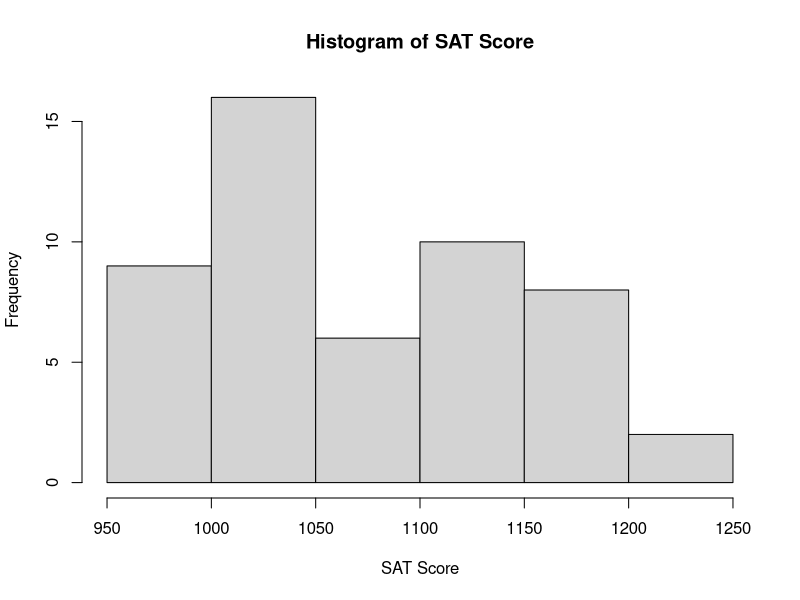
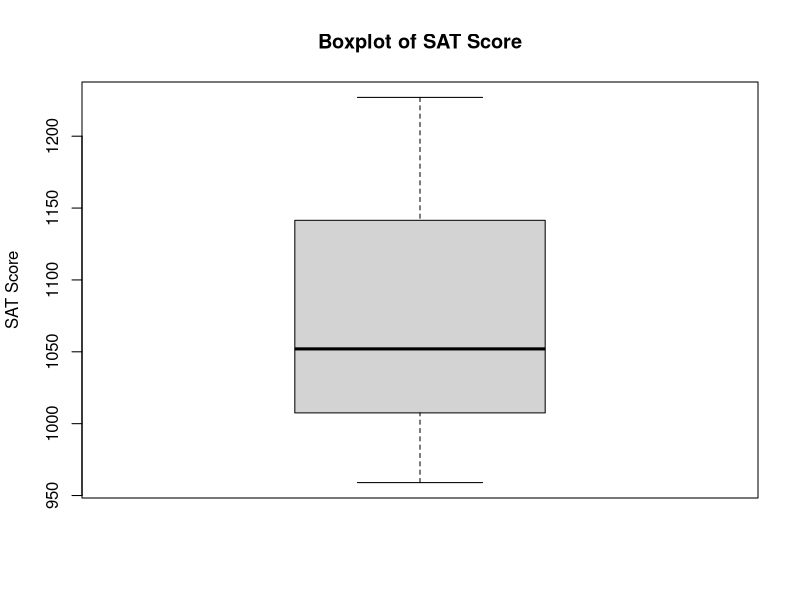
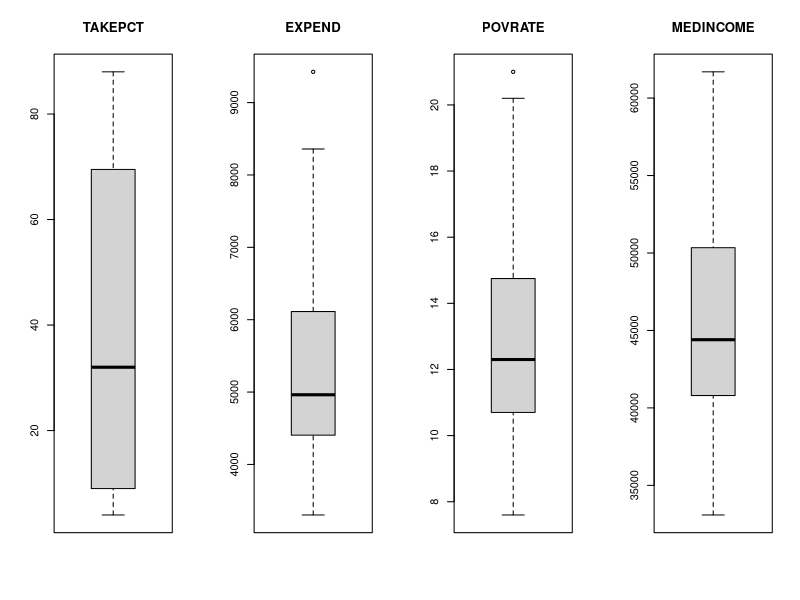
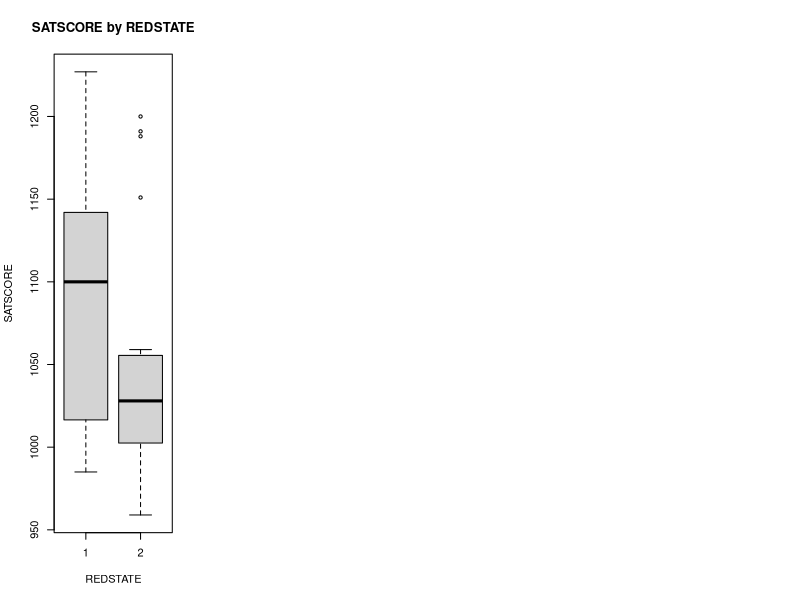
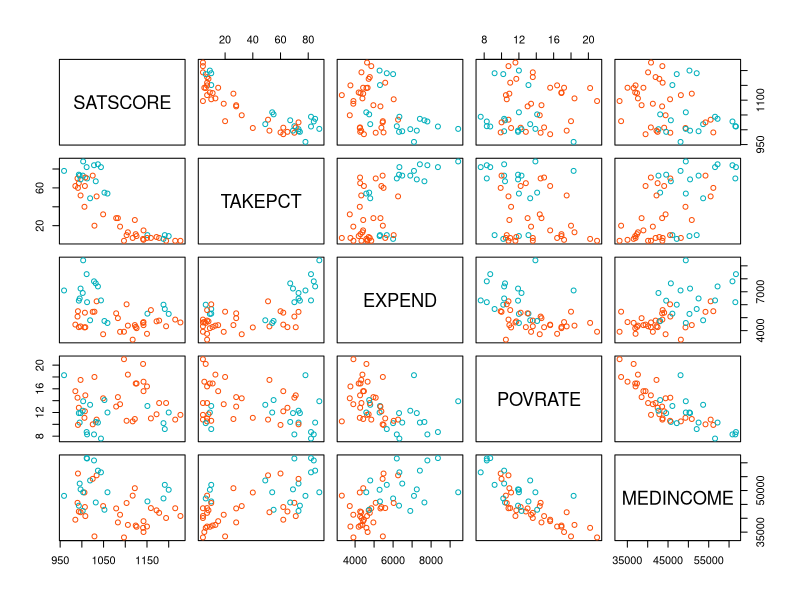
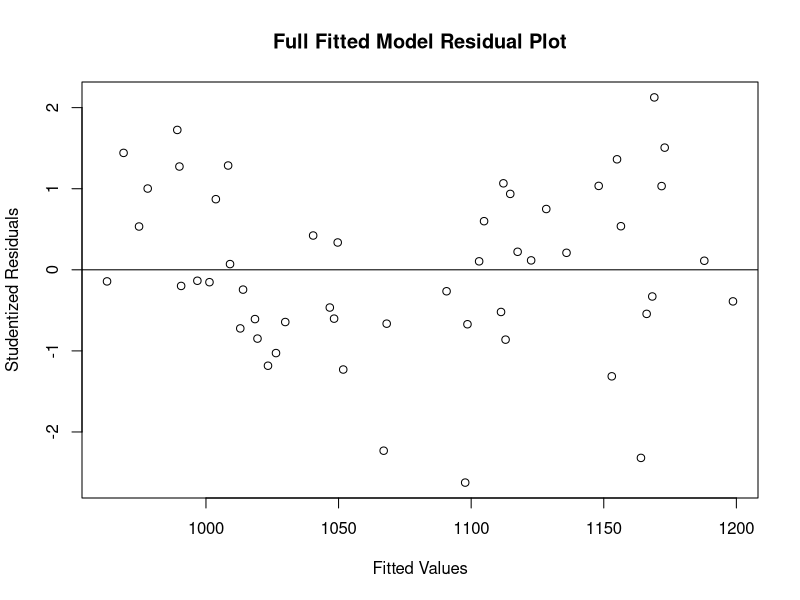

The R script that drew these images, in order: (Note: this script raises an error after producing the figures.)
################## Final Project #########################

library('car')
library('MASS')

#setwd("/Users/yifeili/Library/CloudStorage/data_and_code")
data <- read.csv("Education.csv", header=T)
data$REDSTATE <- factor(data$REDSTATE)


#### Initial Data Analysis ######
range(data$SATSCORE)
hist(data$SATSCORE, main = 'Histogram of SAT Score', xlab="SAT Score")
boxplot(data$SATSCORE, main = 'Boxplot of SAT Score', ylab="SAT Score")

par(mfcol=c(1,4))
boxplot(data$TAKEPCT, main="TAKEPCT")
boxplot(data$EXPEND, main="EXPEND")
boxplot(data$POVRATE, main="POVRATE")
boxplot(data$MEDINCOME, main="MEDINCOME")
table(data$REDSTATE)

boxplot(SATSCORE ~ REDSTATE, data=data, main="SATSCORE by REDSTATE")

my_cols <- c("#FC4E07","#00AFBB")  
pairs(data[,-c(1,5)],col=my_cols[data$REDSTATE])
cor(data[, -c(1,5)])
dev.off()

#### Full Model #### 
fullfit <- lm(SATSCORE ~ TAKEPCT + EXPEND + factor(REDSTATE) + POVRATE + MEDINCOME, data=data)
summary(fullfit)

plot(fullfit$fitted.values, studres(fullfit), xlab="Fitted Values", ylab="Studentized Residuals", main="Full Fitted Model Residual Plot")
abline(h=c(0, 3, -3))
#heteroskedasticity

#data$logSATSCORE <- log(data$SATSCORE)
#fullfitlog <- lm(logSATSCORE ~ TAKEPCT + EXPEND + factor(REDSTATE) + POVRATE + MEDINCOME, data=data)
#log(PSA) corrected residual plot

plot(fullfitlog$fitted.values, studres(fullfitlog), xlab="Fitted Values", ylab="Studentized Residuals", main="Full Fitted Model Residual Plot")
abline(h=c(0, 3, -3))
#heteroskedasticity

qqnorm(fullfit$residuals)
qqline(fullfit$residuals)

#qqnorm(fullfitlog$residuals)
#qqline(fullfitlog$residuals)

hist(fullfit$residuals, main="Histogram of Residuals from Full Fitted Model", xlab="Residuals")
norm <- qqnorm(fullfit$residuals)
cor(norm$x, norm$y)
#looks approximately normal
#large enough sample size

plot(fullfit, 4)
plot(cooks.distance(fullfit), type="o", main="Cook's Distance")
identify(cooks.distance(fullfit))
order(cooks.distance(fullfit))
cooks.distance(fullfit)

#no need any change for current linear regression model

vif(fullfit)
# all fairly low, far less than 10


########### Model Selection ################
step(lm(SATSCORE ~ 1, data=data), SATSCORE ~ TAKEPCT + EXPEND + factor(REDSTATE) + POVRATE + MEDINCOME, direction="both", trace=1)

step(lm(SATSCORE ~ TAKEPCT + POVRATE + factor(REDSTATE), data=data), scope=. ~ .^2, trace = 1, direction = "both")


################## Final Model ################################
fit <- lm(SATSCORE ~ TAKEPCT + POVRATE + factor(REDSTATE), data=data)
summary(fit)
summary(fit)$sigma^2

plot(fit$fitted.values, studres(fit), main="Final Model Residual Plot", xlab="Fitted Values",ylab="Studentized Residuals")
abline(h=c(0,-3,3))
#good

par(mfcol = c(1,3))

plot(data$TAKEPCT, studres(fit), main="TAKEPCT")
plot(data$POVRATE, studres(fit), main="POVRATE")
plot(data$REDSTATE, studres(fit), main="REDSTATE")
#all look good

qqnorm(fit$residuals)
qqline(fit$residuals)
#good

plot(fit, 4)
#moderately high, not too concerned

vif(fit)
#good. Interactions are moderately high, but expected
#This is the best model


#### Interpretation ####
mean(data$TAKEPCT) #39.17647
mean(data$POVRATE) #13.05294
mean(data$SATSCORE)

predict(fit, data.frame(TAKEPCT=39.17647, POVRATE=13.05294, REDSTATE=1),interval="confidence")
predict(fit, data.frame(TAKEPCT=39.17647, POVRATE=13.05294, REDSTATE=2),interval="confidence")
